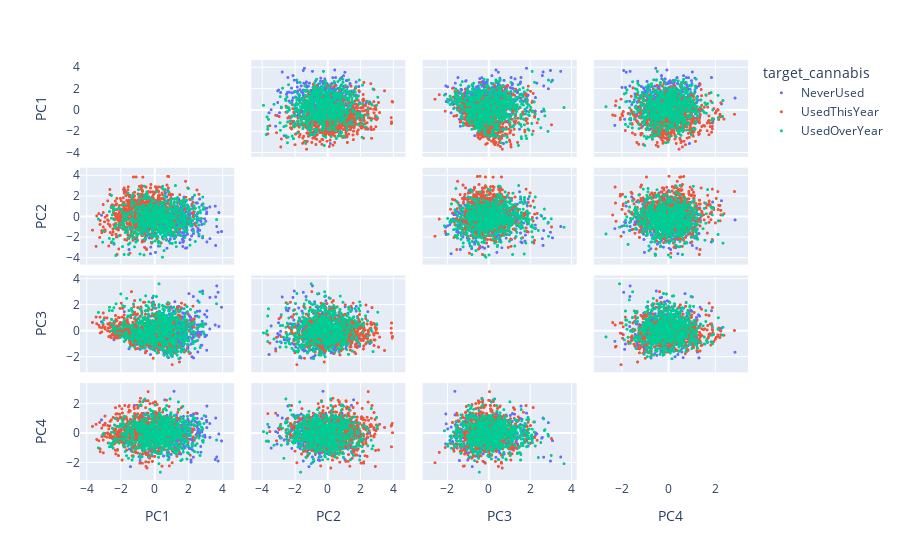

Write notebook code for a chart like this one.
### Markdown cell above
Dans tous les cas de figure, c'est illisible.  De plus, on peut voir que la colonne nombre de drogues posent problème
<br><br>
Désormais, 2D PCA graph with the principal components.

### Code cell
labels = {
    str(i): f"PC {i+1} ({var:.1f}%)"
    for i, var in enumerate(pca.explained_variance_ratio_ * 100)
}

fig = px.scatter_matrix(
    pca_df,
    labels=labels,
    dimensions=pca_df.columns[:-1],
    color=pca_df["target_cannabis"]
)
fig.update_traces(diagonal_visible=False,marker={'size': 3})
fig.show()

### Figure 1 — Plotly figure (JSON) as saved in the notebook; plotly's stock layout.template omitted (floating-point values rounded to 4 significant figures; data arrays with more than 128 entries replaced by an {"elided": "..."} marker saying what was removed)
{"data": [{"diagonal": {"visible": false}, "dimensions": [{"axis": {"matches": true}, "label": "PC1", "values": {"elided": "412 float values"}}, {"axis": {"matches": true}, "label": "PC2", "values": {"elided": "412 float values"}}, {"axis": {"matches": true}, "label": "PC3", "values": {"elided": "412 float values"}}, {"axis": {"matches": true}, "label": "PC4", "values": {"elided": "412 float values"}}], "hovertemplate": "target_cannabis=NeverUsed<br>%{xaxis.title.text}=%{x}<br>%{yaxis.title.text}=%{y}<extra></extra>", "legendgroup": "NeverUsed", "marker": {"color": "#636efa", "size": 3, "symbol": "circle"}, "name": "NeverUsed", "showlegend": true, "type": "splom"}, {"diagonal": {"visible": false}, "dimensions": [{"axis": {"matches": true}, "label": "PC1", "values": {"elided": "778 float values"}}, {"axis": {"matches": true}, "label": "PC2", "values": {"elided": "778 float values"}}, {"axis": {"matches": true}, "label": "PC3", "values": {"elided": "778 float values"}}, {"axis": {"matches": true}, "label": "PC4", "values": {"elided": "778 float values"}}], "hovertemplate": "target_cannabis=UsedThisYear<br>%{xaxis.title.text}=%{x}<br>%{yaxis.title.text}=%{y}<extra></extra>", "legendgroup": "UsedThisYear", "marker": {"color": "#EF553B", "size": 3, "symbol": "circle"}, "name": "UsedThisYear", "showlegend": true, "type": "splom"}, {"diagonal": {"visible": false}, "dimensions": [{"axis": {"matches": true}, "label": "PC1", "values": {"elided": "679 float values"}}, {"axis": {"matches": true}, "label": "PC2", "values": {"elided": "679 float values"}}, {"axis": {"matches": true}, "label": "PC3", "values": {"elided": "679 float values"}}, {"axis": {"matches": true}, "label": "PC4", "values": {"elided": "679 float values"}}], "hovertemplate": "target_cannabis=UsedOverYear<br>%{xaxis.title.text}=%{x}<br>%{yaxis.title.text}=%{y}<extra></extra>", "legendgroup": "UsedOverYear", "marker": {"color": "#00cc96", "size": 3, "symbol": "circle"}, "name": "UsedOverYear", "showlegend": true, "type": "splom"}], "layout": {"dragmode": "select", "legend": {"title": {"text": "target_cannabis"}, "tracegroupgap": 0}, "margin": {"t": 60}}}
